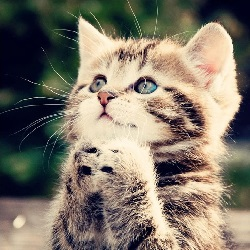
#> input picture cat.jpg, 250 x 250 px
$ jupyter execute thingqbator_ml_imageprocessing_playing_with_images.ipynb
#> lines starting #> are read from the running program, lines starting #| are printed output that depends on the picture; after the words box and inside, x2 and y2 are one past the last pixel; in counts of white or black regions, pixels touching at a corner belong together
<a href="https://colab.research.google.com/github/M2kishore/Cisco-ML-and-Image-Processing-Course/blob/main/thingqbator_ml_imageprocessing_playing_with_images.ipynb" target="_parent"></a>

Playing with images

Displaying an image using imshow()

[cell 1]
import numpy as np
import cv2
image = cv2.imread('cat.jpg',1)
#> image is the input picture: shape (250, 250, 3); mean B, G, R 106, 119.5, 128.2
cv2.imshow("image",image)
cv2.waitKey(0)
cv2.destroyAllWindows()

displayig and saving an image using imread()

[cell 2]
import numpy as np
import cv2
image = cv2.imread('cat.jpg',cv2.IMREAD_COLOR)
cv2.imshow('image',image)
i = cv2.waitKey(0)
#> (key Esc is pressed here)
if i == 27:
    cv2.destroyAllWindows()
elif i == ord('s'): #press 's' to save the image
    cv2.imwrite('cat_copy.jpg',image)
cv2.destroyAllWindows()

display using matplotlib

[cell 3]
import numpy as np
import cv2
from matplotlib import pyplot as plt
img = cv2.imread('cat.jpg',0)
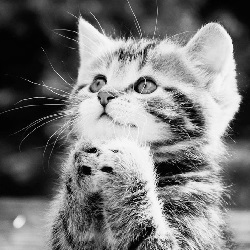
#> img: shape (250, 250); min 0, max 253, mean 120.6
plt.imshow(img, cmap = 'gray', interpolation = 'bicubic')
plt.xticks([]), plt.yticks([])  # to hide tick values on X and Y axis
plt.show()

greyscale to binary using cv2.threshold()

[cell 4]
import numpy as np
import cv2
from matplotlib import pyplot as plt
img = cv2.imread('cat.jpg',cv2.IMREAD_COLOR)
grey = cv2.cvtColor(img,cv2.COLOR_RGB2GRAY)
th1, threshold = cv2.threshold(grey,127,255,cv2.THRESH_BINARY) #threshold
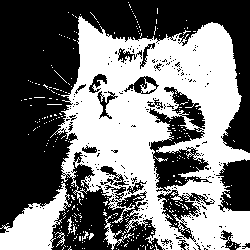
#> threshold: shape (250, 250); 45.5% white; 320 white regions (311 under 20 px), largest, box (x1, y1, x2, y2) and area: (50, 16, 250, 250) 25046, (0, 181, 71, 250) 2307, (104, 215, 134, 250) 219
threshold

adaptive threshold

[cell 5]
th2 = cv2.adaptiveThreshold(grey,255,cv2.ADAPTIVE_THRESH_MEAN_C,cv2.THRESH_BINARY,11,2)
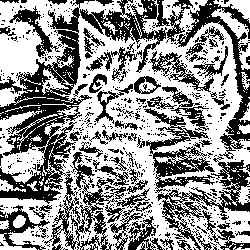
#> th2: shape (250, 250); 57.5% white; 609 black regions (545 under 20 px), largest, box (x1, y1, x2, y2) and area: (0, 0, 150, 250) 8366, (156, 156, 250, 250) 2407, (174, 0, 250, 159) 2260
th2

resizing image

[cell 6]
import cv2
import numpy as np
img = cv2.imread('cat.jpg')
res = cv2.resize(img,None,fx=0.1, fy=0.1, interpolation = cv2.INTER_AREA)
res2 = cv2.resize(img,None,fx=10, fy=10, interpolation = cv2.INTER_AREA)
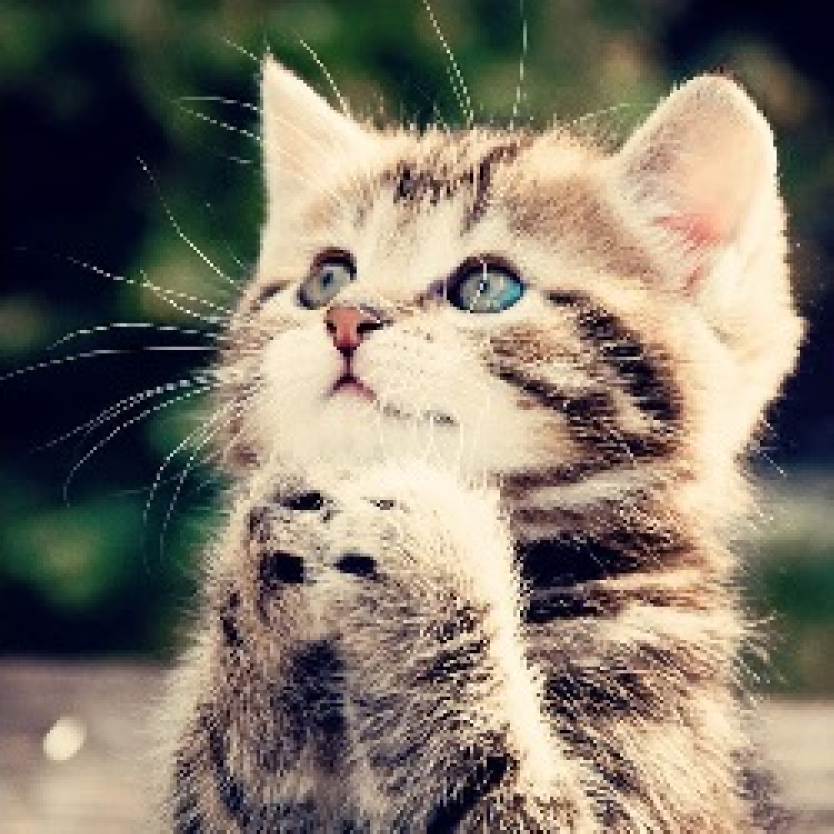
#> res2: shape (2500, 2500, 3) (shown at 1/3 size); mean B, G, R 106, 119.5, 128.2
plt.imshow(res)
#plt.imshow(res2)

gaussian blur

[cell 7]
#blurImage = cv2.GaussianBlur(image,(kernel_width,kernel_height),standard_deviation)
blurImage = cv2.GaussianBlur(image,(3,3),0)
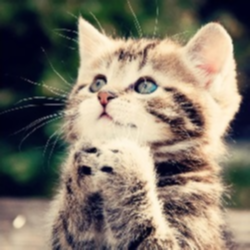
#> blurImage: shape (250, 250, 3); mean B, G, R 106.1, 119.5, 128.2
plt.imshow(blurImage)

Converting BGR to HSV

[cell 8]
hsv = cv2.cvtColor(image,cv2.COLOR_BGR2GRAY)
plt.imshow(hsv)

stacking images

[cell 9]
import numpy as np
import cv2
img1 = cv2.imread('cat.jpg')
h,w,bpp = np.shape(img1)
#> h = 250; w = 250; bpp = 3
img_gray = cv2.cvtColor(img1,cv2.COLOR_BGR2GRAY)
img2=cv2.merge((img_gray,img_gray,img_gray))
th1, img3 = cv2.threshold(img2, 127, 255, cv2.THRESH_BINARY)
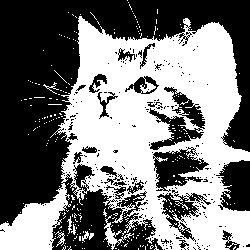
#> img3: shape (250, 250, 3); 47.4% white; 270 white regions (262 under 20 px), largest, box (x1, y1, x2, y2) and area: (0, 16, 250, 250) 28544, (104, 215, 134, 250) 237, (82, 231, 94, 242) 57
img4 = cv2.resize(img1,None,fx=0.1, fy=0.1, interpolation = cv2.INTER_AREA)
img4 = cv2.resize(img4,None,fx=10, fy=10, interpolation = cv2.INTER_AREA)
img5 = cv2.GaussianBlur(img1,(9,9),10)
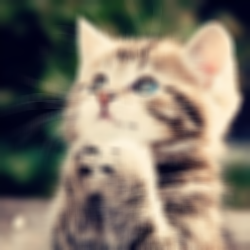
#> img5: shape (250, 250, 3); mean B, G, R 106, 119.5, 128.2
img6 = cv2.cvtColor(img1,cv2.COLOR_BGR2HSV)
#> img6: shape (250, 250, 3); mean H, S, V 50.8, 96.9, 136.1
temp1 = np.concatenate((img1,img2,img3), axis=1)
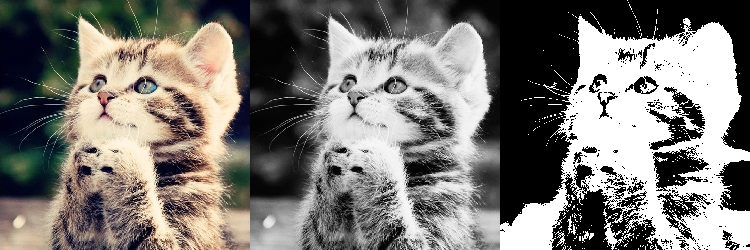
#> temp1: shape (250, 750, 3); mean B, G, R 115.8, 120.3, 123.2
temp2 = np.concatenate((img4,img5,img6), axis=1)
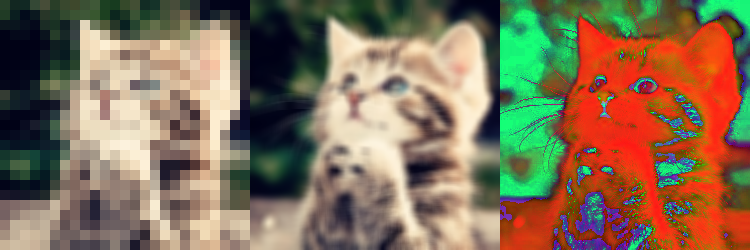
#> temp2: shape (250, 750, 3); mean B, G, R 87.6, 111.9, 130.8
img_final = np.concatenate((temp1,temp2), axis=0)
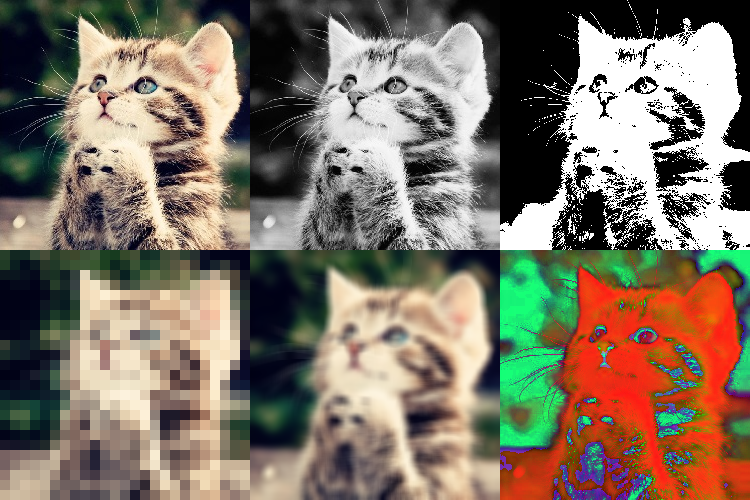
#> img_final: shape (500, 750, 3); mean B, G, R 101.7, 116.1, 127
cv2.imshow("result",img_final)
cv2.waitKey(0)
cv2.destroyAllWindows()

$ run again, with group.jpg copied over cat.jpg
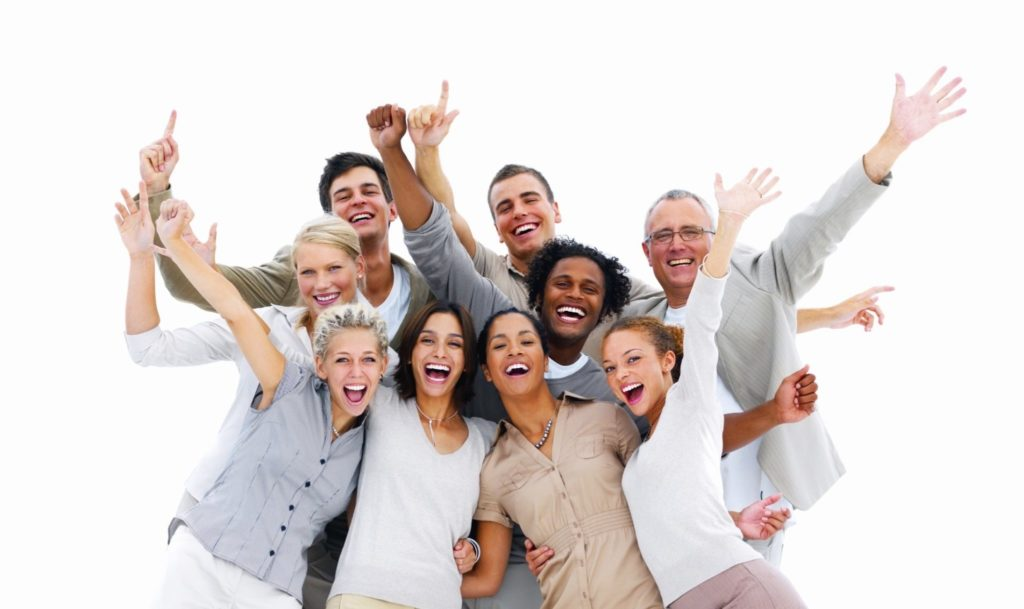
#> input picture group.jpg, 1024 x 609 px
#> image is the input picture: shape (609, 1024, 3); mean B, G, R 212.4, 214.8, 223
#> `th1, threshold = cv2.threshold(grey,127,255,cv2.THRESH_BINARY)`:
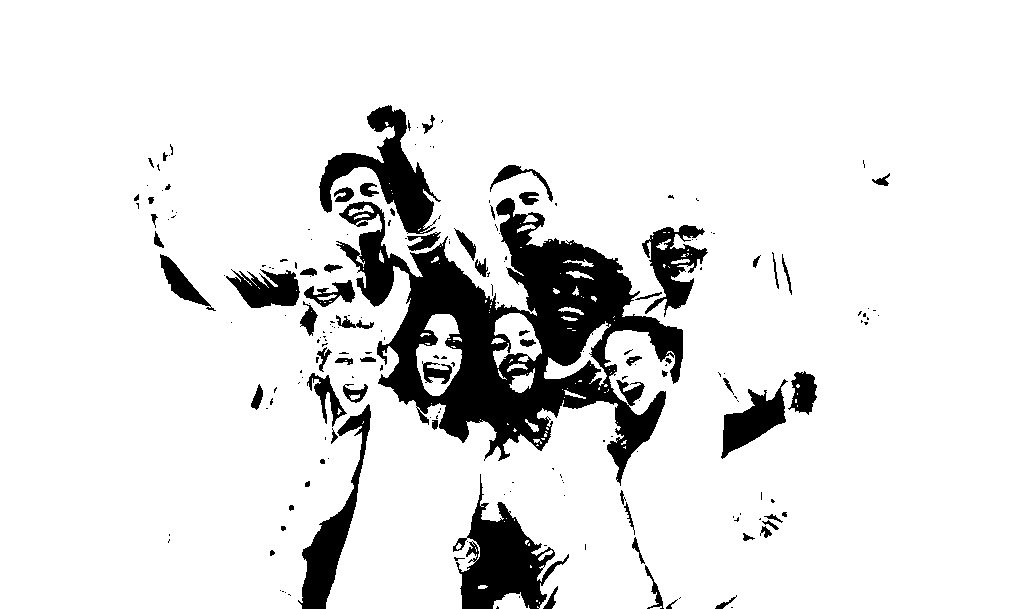
#> threshold: shape (609, 1024); 89.1% white; 204 black regions (136 under 20 px), largest, box (x1, y1, x2, y2) and area: (336, 198, 683, 486) 36653, (453, 474, 569, 609) 6390, (319, 105, 441, 234) 5341
#> th2: shape (609, 1024); 83.7% white; 1897 black regions (1566 under 20 px), largest, box (x1, y1, x2, y2) and area: (294, 80, 684, 609) 29326, (167, 199, 342, 436) 4216, (449, 421, 570, 609) 3512
#> img3: shape (609, 1024, 3); 90.4% white; 231 black regions (159 under 20 px), largest, box (x1, y1, x2, y2) and area: (357, 213, 683, 483) 31094, (453, 474, 555, 609) 5153, (319, 106, 437, 234) 4988
#> img6: shape (609, 1024, 3); mean H, S, V 31.5, 21.5, 224.6
#> `temp1 = np.concatenate((img1,img2,img3), axis=1)`:
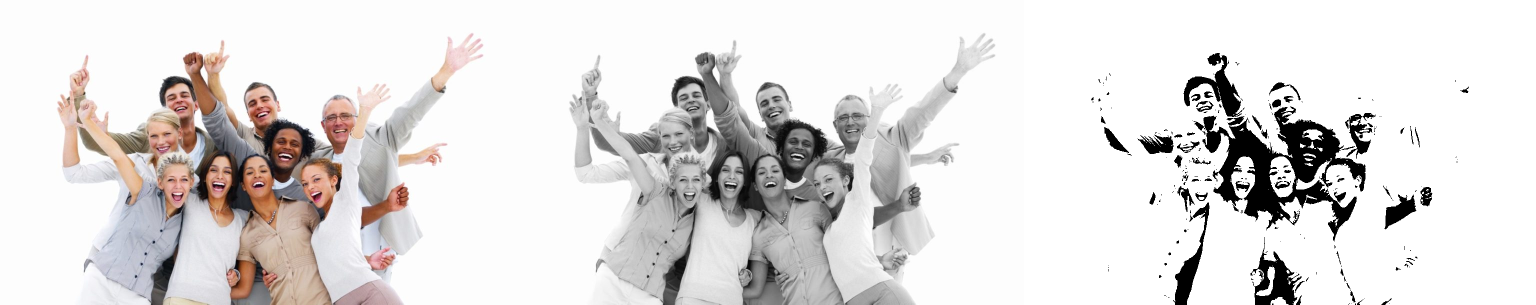
#> temp1: shape (609, 3072, 3) (shown at 1/2 size); mean B, G, R 220, 220.8, 223.5
